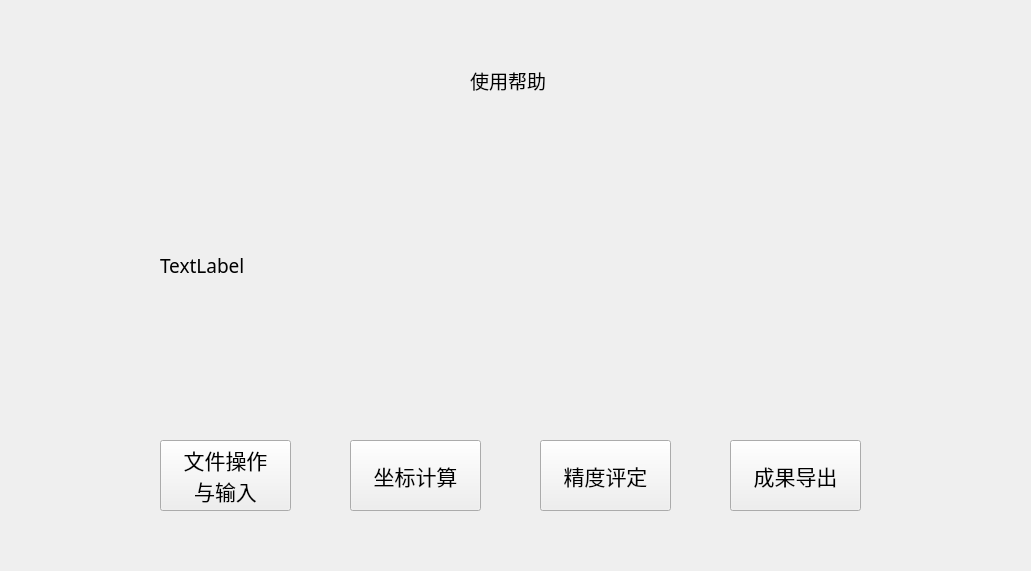
<?xml version="1.0" encoding="UTF-8"?>
<ui version="4.0">
 <class>Helping</class>
 <widget class="QWidget" name="Helping">
  <property name="geometry">
   <rect>
    <x>0</x>
    <y>0</y>
    <width>1031</width>
    <height>571</height>
   </rect>
  </property>
  <property name="windowTitle">
   <string>Form</string>
  </property>
  <widget class="QPushButton" name="pushButton">
   <property name="geometry">
    <rect>
     <x>160</x>
     <y>440</y>
     <width>131</width>
     <height>71</height>
    </rect>
   </property>
   <property name="font">
    <font>
     <family>楷体</family>
     <pointsize>16</pointsize>
    </font>
   </property>
   <property name="text">
    <string>文件操作
与输入</string>
   </property>
  </widget>
  <widget class="QPushButton" name="pushButton_2">
   <property name="geometry">
    <rect>
     <x>350</x>
     <y>440</y>
     <width>131</width>
     <height>71</height>
    </rect>
   </property>
   <property name="font">
    <font>
     <family>楷体</family>
     <pointsize>16</pointsize>
    </font>
   </property>
   <property name="text">
    <string>坐标计算</string>
   </property>
  </widget>
  <widget class="QPushButton" name="pushButton_3">
   <property name="geometry">
    <rect>
     <x>540</x>
     <y>440</y>
     <width>131</width>
     <height>71</height>
    </rect>
   </property>
   <property name="font">
    <font>
     <family>楷体</family>
     <pointsize>16</pointsize>
    </font>
   </property>
   <property name="text">
    <string>精度评定</string>
   </property>
  </widget>
  <widget class="QPushButton" name="pushButton_4">
   <property name="geometry">
    <rect>
     <x>730</x>
     <y>440</y>
     <width>131</width>
     <height>71</height>
    </rect>
   </property>
   <property name="font">
    <font>
     <family>楷体</family>
     <pointsize>16</pointsize>
    </font>
   </property>
   <property name="text">
    <string>成果导出</string>
   </property>
  </widget>
  <widget class="QLabel" name="label">
   <property name="geometry">
    <rect>
     <x>470</x>
     <y>70</y>
     <width>91</width>
     <height>21</height>
    </rect>
   </property>
   <property name="font">
    <font>
     <family>黑体</family>
     <pointsize>14</pointsize>
    </font>
   </property>
   <property name="text">
    <string>使用帮助</string>
   </property>
  </widget>
  <widget class="QLabel" name="label_2">
   <property name="geometry">
    <rect>
     <x>160</x>
     <y>100</y>
     <width>691</width>
     <height>331</height>
    </rect>
   </property>
   <property name="font">
    <font>
     <family>仿宋</family>
     <pointsize>14</pointsize>
    </font>
   </property>
   <property name="text">
    <string>TextLabel</string>
   </property>
  </widget>
 </widget>
 <resources/>
 <connections/>
</ui>
